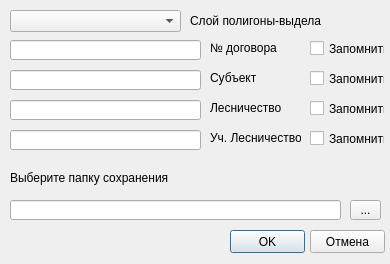
<?xml version="1.0" encoding="UTF-8"?>
<ui version="4.0">
 <class>LineTypeDialogBase</class>
 <widget class="QDialog" name="LineTypeDialogBase">
  <property name="geometry">
   <rect>
    <x>0</x>
    <y>0</y>
    <width>390</width>
    <height>264</height>
   </rect>
  </property>
  <property name="minimumSize">
   <size>
    <width>390</width>
    <height>264</height>
   </size>
  </property>
  <property name="maximumSize">
   <size>
    <width>390</width>
    <height>264</height>
   </size>
  </property>
  <property name="windowTitle">
   <string>Настройки параметров</string>
  </property>
  <widget class="QLineEdit" name="lineEdit">
   <property name="geometry">
    <rect>
     <x>10</x>
     <y>200</y>
     <width>331</width>
     <height>20</height>
    </rect>
   </property>
  </widget>
  <widget class="QToolButton" name="toolButton">
   <property name="geometry">
    <rect>
     <x>350</x>
     <y>200</y>
     <width>31</width>
     <height>20</height>
    </rect>
   </property>
   <property name="text">
    <string>...</string>
   </property>
  </widget>
  <widget class="QLabel" name="label_3">
   <property name="geometry">
    <rect>
     <x>10</x>
     <y>170</y>
     <width>171</width>
     <height>16</height>
    </rect>
   </property>
   <property name="text">
    <string>Выберите папку сохранения</string>
   </property>
  </widget>
  <widget class="QPushButton" name="OK">
   <property name="geometry">
    <rect>
     <x>230</x>
     <y>230</y>
     <width>75</width>
     <height>23</height>
    </rect>
   </property>
   <property name="text">
    <string>OK</string>
   </property>
  </widget>
  <widget class="QPushButton" name="Cancel">
   <property name="geometry">
    <rect>
     <x>310</x>
     <y>230</y>
     <width>75</width>
     <height>23</height>
    </rect>
   </property>
   <property name="text">
    <string>Отмена</string>
   </property>
  </widget>
  <widget class="QComboBox" name="comboBox">
   <property name="geometry">
    <rect>
     <x>10</x>
     <y>10</y>
     <width>171</width>
     <height>22</height>
    </rect>
   </property>
  </widget>
  <widget class="QLabel" name="label">
   <property name="geometry">
    <rect>
     <x>190</x>
     <y>11</y>
     <width>131</width>
     <height>20</height>
    </rect>
   </property>
   <property name="text">
    <string>Слой полигоны-выдела</string>
   </property>
  </widget>
  <widget class="QLineEdit" name="Contract">
   <property name="geometry">
    <rect>
     <x>10</x>
     <y>40</y>
     <width>191</width>
     <height>20</height>
    </rect>
   </property>
  </widget>
  <widget class="QLineEdit" name="Subject">
   <property name="geometry">
    <rect>
     <x>10</x>
     <y>70</y>
     <width>191</width>
     <height>20</height>
    </rect>
   </property>
  </widget>
  <widget class="QLineEdit" name="Forestry">
   <property name="geometry">
    <rect>
     <x>10</x>
     <y>100</y>
     <width>191</width>
     <height>20</height>
    </rect>
   </property>
  </widget>
  <widget class="QLineEdit" name="District">
   <property name="geometry">
    <rect>
     <x>10</x>
     <y>130</y>
     <width>191</width>
     <height>20</height>
    </rect>
   </property>
  </widget>
  <widget class="QLabel" name="label_2">
   <property name="geometry">
    <rect>
     <x>210</x>
     <y>40</y>
     <width>71</width>
     <height>16</height>
    </rect>
   </property>
   <property name="text">
    <string>№ договора</string>
   </property>
  </widget>
  <widget class="QLabel" name="label_4">
   <property name="geometry">
    <rect>
     <x>210</x>
     <y>70</y>
     <width>51</width>
     <height>16</height>
    </rect>
   </property>
   <property name="text">
    <string>Субъект</string>
   </property>
  </widget>
  <widget class="QLabel" name="label_5">
   <property name="geometry">
    <rect>
     <x>210</x>
     <y>100</y>
     <width>71</width>
     <height>16</height>
    </rect>
   </property>
   <property name="text">
    <string>Лесничество</string>
   </property>
  </widget>
  <widget class="QLabel" name="label_6">
   <property name="geometry">
    <rect>
     <x>210</x>
     <y>130</y>
     <width>91</width>
     <height>16</height>
    </rect>
   </property>
   <property name="text">
    <string>Уч. Лесничество</string>
   </property>
  </widget>
  <widget class="QCheckBox" name="checkBox_1">
   <property name="geometry">
    <rect>
     <x>310</x>
     <y>40</y>
     <width>75</width>
     <height>17</height>
    </rect>
   </property>
   <property name="text">
    <string>Запомнить</string>
   </property>
  </widget>
  <widget class="QCheckBox" name="checkBox_2">
   <property name="geometry">
    <rect>
     <x>310</x>
     <y>70</y>
     <width>75</width>
     <height>17</height>
    </rect>
   </property>
   <property name="text">
    <string>Запомнить</string>
   </property>
  </widget>
  <widget class="QCheckBox" name="checkBox_3">
   <property name="geometry">
    <rect>
     <x>310</x>
     <y>100</y>
     <width>75</width>
     <height>17</height>
    </rect>
   </property>
   <property name="text">
    <string>Запомнить</string>
   </property>
  </widget>
  <widget class="QCheckBox" name="checkBox_4">
   <property name="geometry">
    <rect>
     <x>310</x>
     <y>130</y>
     <width>75</width>
     <height>17</height>
    </rect>
   </property>
   <property name="text">
    <string>Запомнить</string>
   </property>
  </widget>
 </widget>
 <resources/>
 <connections/>
</ui>
